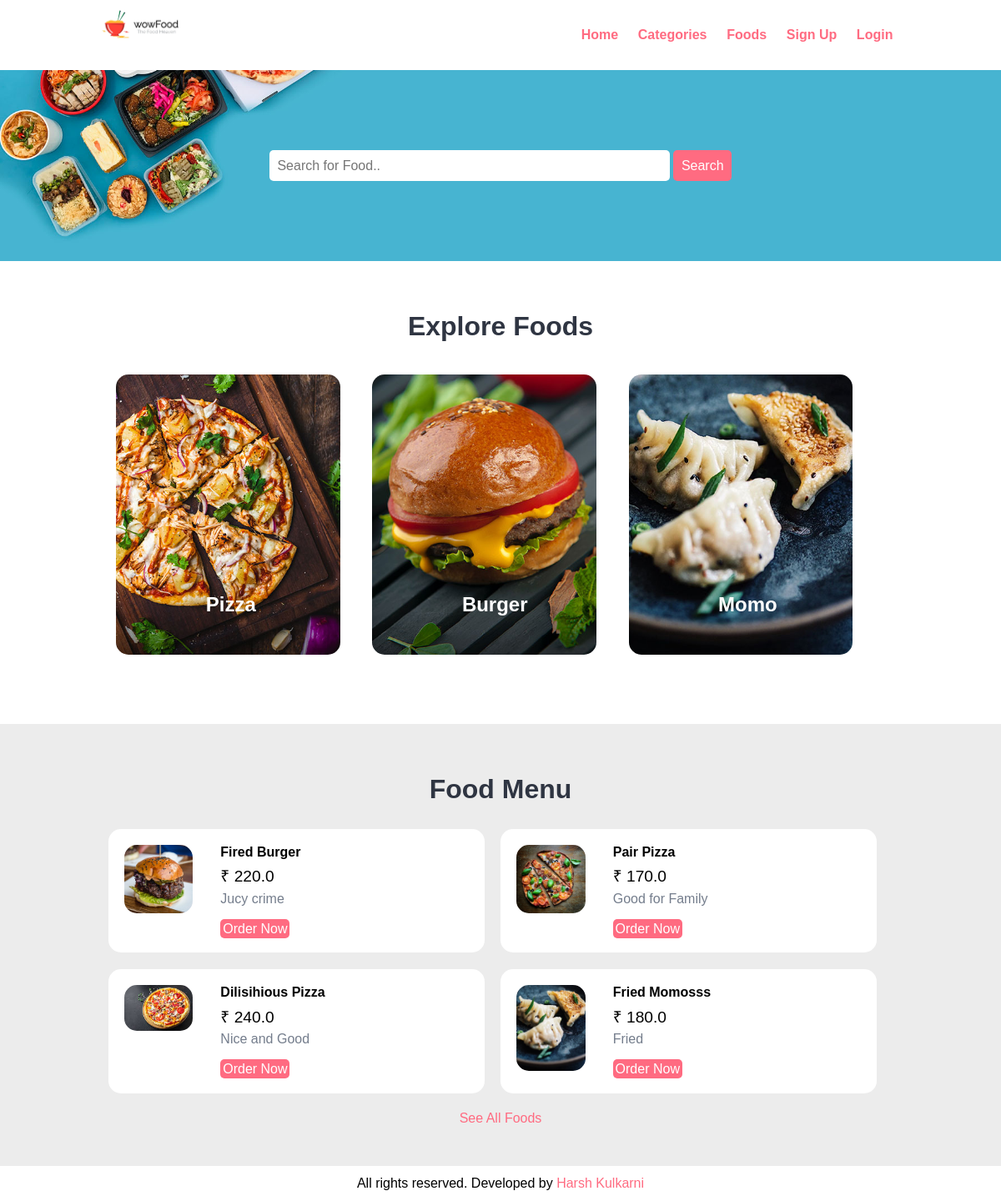
The page / on the database its author committed.
### food_order/__init__.py (models this page shows)
class Category(db.Model):
    id = db.Column(db.Integer, primary_key=True)
    title = db.Column(db.String(100), nullable=False, unique=True)
    image_name = db.Column(db.String(255), nullable=True)
    featured = db.Column(db.String(10), nullable=False)
    active = db.Column(db.String(10), nullable=False)
    foods = db.relationship("Food", backref="food")

class Food(db.Model):
    id = db.Column(db.Integer, primary_key=True)
    title = db.Column(db.String(100), nullable=False, unique=True)
    category_id = db.Column(db.Integer, db.ForeignKey("category.id"))
    image_name = db.Column(db.String(255), nullable=True)
    description = db.Column(db.Text, nullable=True)
    price = db.Column(db.Float, nullable=False)
    featured = db.Column(db.String(10), nullable=False)
    active = db.Column(db.String(10), nullable=False)
    orders = db.relationship("Order", backref="order")

### food_order/views.py (the view)
@app.route("/")
def index():
    with app.app_context():
        all_category = db.session.query(Category).all()
        all_food = db.session.query(Food).all()
        return render_template(
            "index.html", foods=all_food[:4], categories=all_category
        )

### food_order/templates/index.html (shortened to what this page needs)
{% include 'header.html' %}
<section class="food-search text-center">
    <div class="container">
        <form action="{{ url_for('food_search') }}" method="POST">
            <input type="search" name="search" placeholder="Search for Food.." required>
            <input type="submit" name="submit" value="Search" class="btn btn-primary">
        </form>
    </div>
</section>
<section class="categories">
    <div class="container">
        <h2 class="text-center">Explore Foods</h2>
        {% for category in categories %}
        {% if category.featured == 'Yes' and category.active == 'Yes' %}
        <a href="{{url_for('category_food', id=category.id)}}">
            <div class="box-3 float-container">
                <img src="static/images/{{category.image_name}}" alt="{{category.image_name}}"
                     class="img-responsive img-curve">
                <h3 class="float-text text-white">{{category.title}}</h3>
            </div>
        </a>
        {% endif %}
        {% endfor %}
    </div>
</section>
<section class="food-menu">
    <div class="container">
        <h2 class="text-center">Food Menu</h2>
        {% for food in foods %}
        {% if food.featured == 'Yes' and food.active == 'Yes' %}
        <div class="food-menu-box">
            <div class="food-menu-img">
                <img src="static/images/{{food.image_name}}" alt="{{food.image_name}}" class="img-responsive img-curve">
            </div>
            <div class="food-menu-desc">
                <h4>{{ food.title }}</h4>
                <p class="food-price">₹ {{ food.price }}</p>
                <p class="food-detail">
                    {{ food.description }}
                </p>
                <br>
                <a href="{{ url_for('order', id=food.id) }}" class="btn btn-primary">Order Now</a>
            </div>
        </div>
        {% endif %}
        {% endfor %}
    </div>
    <p class="text-center">
        <a href="{{ url_for('foods') }}">See All Foods</a>
    </p>
</section>
{% include 'footer.html' %}

### food_order/static/css/style.css (style rules this page uses)
* { margin: 0 0; padding: 0 0; font-family: Arial, Helvetica, sans-serif; }
.container { width: 80%; margin: 0 auto; padding: 1%; }
.img-responsive { width: 100%; }
.img-curve { border-radius: 15px; }
.text-center { text-align: center; }
.text-white { color: white; }
a { color: #ff6b81; text-decoration: none; }
.btn { padding: 1%; border: none; font-size: 1rem; border-radius: 5px; }
.btn-primary { background-color: #ff6b81; color: white; cursor: pointer; }
h2 { color: #2f3542; font-size: 2rem; margin-bottom: 2%; }
h3 { font-size: 1.5rem; }
.float-container { position: relative; }
.float-text { position: absolute; bottom: 50px; left: 40%; }
.food-search { background-image: url(../images/bg.jpg); background-size: cover; background-repeat: no-repeat; background-position: center; padding: 7% 0; }
.food-search input[type="search"] { width: 50%; padding: 1%; font-size: 1rem; border: none; border-radius: 5px; }
.categories { padding: 4% 0; }
.box-3 { width: 28%; float: left; margin: 2%; }
.food-menu { background-color: #ececec; padding: 4% 0; }
.food-menu-box { width: 43%; margin: 1%; padding: 2%; float: left; background-color: white; border-radius: 15px; }
.food-menu-img { width: 20%; float: left; }
.food-menu-desc { width: 70%; float: left; margin-left: 8%; }
.food-price { font-size: 1.2rem; margin: 2% 0; }
.food-detail { font-size: 1rem; color: #747d8c; }

### rows shown on the page
Category: image_name (picture), title "Pizza"
Category: image_name (picture), title "Burger"
Category: image_name (picture), title "Momo"
Food: image_name (picture), title "Fired Burger", price "220.0", description "Jucy crime"
Food: image_name (picture), title "Pair Pizza", price "170.0", description "Good for Family"
Food: image_name (picture), title "Dilisihious Pizza", price "240.0", description "Nice and Good"
Food: image_name (picture), title "Fried Momosss", price "180.0", description "Fried"
